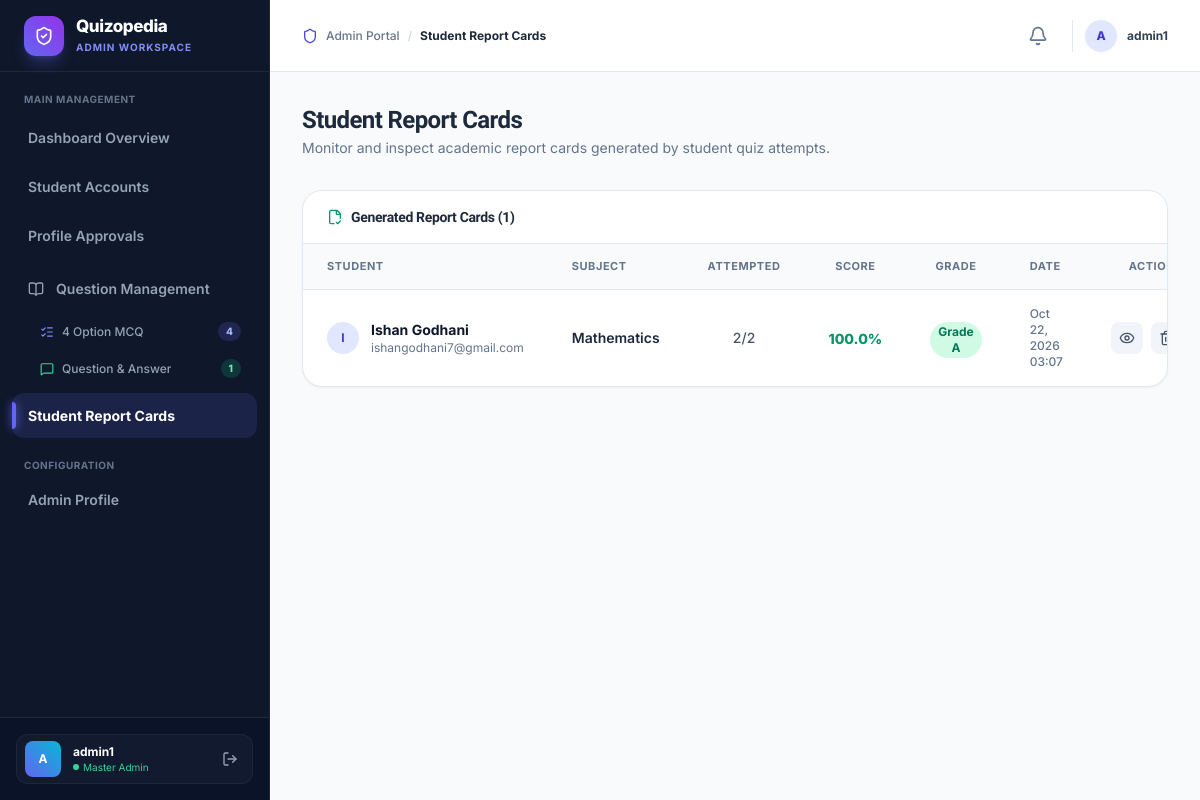
/admin-dashboard/report-cards/ (signed in), run on the app's committed database.
### user/models.py (models this page shows, shortened)
class ReportCard(models.Model):
    student = models.ForeignKey(Student, on_delete=models.CASCADE, related_name='report_cards')
    subject = models.ForeignKey(Subject, on_delete=models.CASCADE, related_name='report_cards')
    total_questions = models.IntegerField()
    attempted_questions = models.IntegerField()
    correct_answers = models.IntegerField()
    wrong_answers = models.IntegerField()
    total_marks = models.IntegerField()
    obtained_marks = models.IntegerField()
    percentage = models.FloatField()
    result_grade = models.CharField(max_length=10)
    created_at = models.DateTimeField(auto_now_add=True)

class Student(models.Model):
    user = models.OneToOneField(User, on_delete=models.CASCADE, related_name='student')
    phone = models.CharField(max_length=15)
    @property
    def name(self):
        return self.user.first_name if self.user else ""
    @property
    def email(self):
        return self.user.email if self.user else ""

class Subject(models.Model):
    id = models.BigAutoField(primary_key=True)
    name = models.CharField(max_length=150, unique=True, verbose_name="Subject Name")
    description = models.TextField(blank=True, verbose_name="Description")
    created_at = models.DateTimeField(auto_now_add=True, verbose_name="Created At")
    updated_at = models.DateTimeField(auto_now=True, verbose_name="Updated At")
    class Meta:
        ordering = ['name']
        verbose_name = 'Subject'
        verbose_name_plural = 'Subjects'
        constraints = [
            models.UniqueConstraint(
                Lower('name'),
                name='unique_subject_name_case_insensitive'
            )
        ]

### adminpanel/views.py (the view)
# urls.py: path('admin-dashboard/report-cards/', views.admin_report_cards, name='admin_report_cards'),
@admin_required
def admin_report_cards(request):
    report_cards = ReportCard.objects.select_related('student__user', 'subject').all().order_by('-created_at')
    return render(request, 'adminpanel/report_cards.html', {
        'report_cards': report_cards
    })

### adminpanel/context_processors.py (called while the page is built)
def pending_approvals_count(request):
    if request.user.is_authenticated and (request.user.is_staff or request.user.is_superuser):
        count = ProfileUpdateRequest.objects.filter(status='pending').count()
        mcq_count = Subject.objects.filter(questions__question_type='mcq').distinct().count()
        qna_count = Subject.objects.filter(questions__question_type='qna').distinct().count()
        return {
            'pending_approvals_count': count,
            'sidebar_mcq_count': mcq_count,
            'sidebar_qna_count': qna_count,
        }
    return {
        'pending_approvals_count': 0,
        'sidebar_mcq_count': 0,
        'sidebar_qna_count': 0,
    }

### adminpanel/templates/adminpanel/report_cards.html (shortened to what this page needs)
{% extends 'adminpanel/base.html' %}
{% block active_report_cards %}active{% endblock %}
{% block breadcrumb %}Student Report Cards{% endblock %}
{% block content %}
<div class="mb-8 flex flex-col sm:flex-row sm:items-center sm:justify-between gap-4">
  <div>
    <h1 class="text-2xl font-extrabold text-slate-800 tracking-tight">Student Report Cards</h1>
    <p class="text-slate-500 text-sm mt-0.5">Monitor and inspect academic report cards generated by student quiz attempts.</p>
  </div>
</div>
<div class="glass-card overflow-hidden">
  <div class="px-6 py-4 border-b border-slate-200 flex items-center justify-between">
    <div class="flex items-center gap-2">
      <i data-lucide="file-check-2" class="w-4 h-4 text-emerald-600"></i>
      <h2 class="text-sm font-bold text-slate-800">Generated Report Cards ({{ report_cards|length }})</h2>
    </div>
  </div>
  <div class="overflow-x-auto">
    <table class="w-full text-left border-collapse">
      <thead>
        <tr class="border-b border-slate-200 bg-slate-50 text-[11px] font-bold text-slate-500 uppercase tracking-wider">
          <th class="px-6 py-3.5">Student</th>
          <th class="px-6 py-3.5">Subject</th>
          <th class="px-6 py-3.5 text-center">Attempted</th>
          <th class="px-6 py-3.5 text-center">Score</th>
          <th class="px-6 py-3.5 text-center">Grade</th>
          <th class="px-6 py-3.5">Date</th>
          <th class="px-6 py-3.5 text-right">Actions</th>
        </tr>
      </thead>
      <tbody class="divide-y divide-slate-100 text-slate-800">
        {% if report_cards %}
          {% for card in report_cards %}
          <tr class="hover:bg-slate-50 transition duration-150">
            <td class="px-6 py-4">
              <div class="flex items-center gap-3">
                <div class="w-8 h-8 rounded-full bg-indigo-100 text-indigo-700 flex items-center justify-center font-bold text-xs">
                  {{ card.student.user.username|slice:":1"|upper }}
                </div>
                <div>
                  <p class="text-sm font-bold text-slate-900">{{ card.student.user.first_name|default:card.student.user.username }}</p>
                  <p class="text-xs text-slate-500">{{ card.student.user.email }}</p>
                </div>
              </div>
            </td>
            <td class="px-6 py-4 text-sm font-semibold text-slate-800">
              {{ card.subject.name }}
            </td>
            <td class="px-6 py-4 text-center text-sm font-medium text-slate-600">
              {{ card.attempted_questions }}/{{ card.total_questions }}
            </td>
            <td class="px-6 py-4 text-center">
              <span class="text-sm font-extrabold {% if card.percentage >= 60 %}text-emerald-600{% else %}text-red-600{% endif %}">{{ card.percentage }}%</span>
            </td>
            <td class="px-6 py-4 text-center">
              {% if card.result_grade == 'F' %}
              <span class="inline-flex items-center justify-center px-2 py-0.5 rounded-full bg-red-100 text-red-700 text-xs font-bold">
                Grade F
              </span>
              {% else %}
              <span class="inline-flex items-center justify-center px-2 py-0.5 rounded-full bg-emerald-100 text-emerald-700 text-xs font-bold">
                Grade {{ card.result_grade }}
              </span>
              {% endif %}
            </td>
            <td class="px-6 py-4 text-xs text-slate-500 font-medium">
              {{ card.created_at|date:"M d, Y H:i" }}
            </td>
            <td class="px-6 py-4 text-right">
              <div class="flex items-center justify-end gap-2">
                <a href="{% url 'admin_report_card_detail' card.id %}"
                  class="p-2 rounded-lg bg-slate-100 hover:bg-indigo-50 hover:text-indigo-600 text-slate-600 transition" title="View Details">
                  <i data-lucide="eye" class="w-4 h-4"></i>
                </a>
                <form method="POST" action="{% url 'admin_report_card_delete' card.id %}"
                  onsubmit="return confirm('Are you sure you want to permanently delete this report card?');" class="inline">
                  <button type="submit"
                    class="p-2 rounded-lg bg-slate-100 hover:bg-red-50 hover:text-red-600 text-slate-600 transition" title="Delete">
                    <i data-lucide="trash-2" class="w-4 h-4"></i>
                  </button>
                </form>
              </div>
            </td>
          </tr>
          {% endfor %}
        {% endif %}
      </tbody>
    </table>
  </div>
</div>
{% endblock %}

### adminpanel/templates/adminpanel/base.html (shortened to what this page needs)
{% load static %}
<!DOCTYPE html>
<html lang="en">
<head>
  <script src="https://cdn.tailwindcss.com"></script>
</head>
<body class="relative min-h-screen w-full flex">
  <aside id="adminSidebar"
    class="fixed lg:sticky top-0 left-0 w-[270px] bg-[#0f172a] text-slate-300 border-r border-[#1e293b] flex-shrink-0 h-screen flex flex-col z-50 transition-transform duration-300">
    <div class="h-[72px] flex items-center gap-3 px-6 border-b border-[#1e293b]">
      <div class="w-10 h-10 rounded-xl bg-gradient-to-tr from-indigo-500 to-purple-600 flex items-center justify-center text-white flex-shrink-0 shadow-lg shadow-indigo-500/30">
        <i data-lucide="shield-check" class="w-5 h-5"></i>
      </div>
      <div class="flex flex-col">
        <span class="text-[17px] font-extrabold tracking-tight text-white leading-tight">Quizopedia</span>
        <span class="text-[10px] text-indigo-400 font-bold uppercase tracking-widest mt-0.5">Admin Workspace</span>
      </div>
    </div>
    <nav class="flex-1 px-3 py-5 space-y-1 overflow-y-auto flex flex-col">
      <span class="text-[10px] font-bold text-slate-500 uppercase tracking-wider px-3 mb-1">Main Management</span>
      <a href="{% url 'admin_dashboard' %}"
        class="sidebar-link {% block active_db %}{% endblock %}">
        <span>Dashboard Overview</span>
      </a>
      <a href="{% url 'admin_students' %}"
        class="sidebar-link {% block active_students %}{% endblock %}">
        <span>Student Accounts</span>
      </a>
      <a href="{% url 'admin_profile_approvals' %}"
        class="sidebar-link flex items-center justify-between {% block active_approvals %}{% endblock %}">
        <span>Profile Approvals</span>
      </a>
      <div class="space-y-1 pt-1 pb-1">
        <a href="{% url 'question_list' %}?type=mcq"
          class="sidebar-link flex items-center justify-between {% block active_questions %}{% endblock %}">
          <div class="flex items-center gap-3">
            <i data-lucide="book-open" class="w-4 h-4"></i>
            <span>Question Management</span>
          </div>
        </a>
        <div class="pl-4 pr-1 space-y-1">
          <a href="{% url 'question_list' %}?type=mcq"
            class="sidebar-sub-link {% block active_mcq %}{% endblock %}" title="4 Option MCQ Quizzes">
            <div class="flex items-center gap-2 min-w-0">
              <i data-lucide="list-checks" class="w-3.5 h-3.5 text-indigo-400 shrink-0"></i>
              <span class="truncate">4 Option MCQ</span>
            </div>
            {% if sidebar_mcq_count %}
            <span class="px-2 py-0.5 text-[10px] font-extrabold rounded-full bg-indigo-500/20 text-indigo-300 shrink-0">
              {{ sidebar_mcq_count }}
            </span>
            {% endif %}
          </a>
          <a href="{% url 'question_list' %}?type=qna"
            class="sidebar-sub-link {% block active_qna %}{% endblock %}" title="Question & Answer Quizzes">
            <div class="flex items-center gap-2 min-w-0">
              <i data-lucide="message-square" class="w-3.5 h-3.5 text-emerald-400 shrink-0"></i>
              <span class="truncate">Question &amp; Answer</span>
            </div>
            {% if sidebar_qna_count %}
            <span class="px-2 py-0.5 text-[10px] font-extrabold rounded-full bg-emerald-500/20 text-emerald-300 shrink-0">
              {{ sidebar_qna_count }}
            </span>
            {% endif %}
          </a>
        </div>
      </div>
      <a href="{% url 'admin_report_cards' %}"
        class="sidebar-link {% block active_report_cards %}{% endblock %}">
        <span>Student Report Cards</span>
      </a>
      <span class="text-[10px] font-bold text-slate-500 uppercase tracking-wider px-3 pt-4 mb-1">Configuration</span>
      <a href="{% url 'admin_profile' %}"
        class="sidebar-link {% block active_profile %}{% endblock %}">
        <span>Admin Profile</span>
      </a>
    </nav>
    <div class="p-4 border-t border-[#1e293b] bg-[#0b1329]">
      <div class="flex items-center gap-3 px-2 py-1.5 rounded-xl bg-white/[0.03] border border-white/5">
        <div class="w-9 h-9 rounded-lg bg-gradient-to-tr from-indigo-500 to-cyan-500 flex items-center justify-center text-white text-xs font-bold flex-shrink-0">
          {{ request.user.username|slice:":1"|upper }}
        </div>
        <div class="flex-1 min-w-0">
          <span class="text-xs font-bold text-white block truncate">{{ request.user.username }}</span>
          <span class="text-[10px] text-emerald-400 flex items-center gap-1">
            <span class="w-1.5 h-1.5 rounded-full bg-emerald-400"></span> Master Admin
          </span>
        </div>
        <a href="{% url 'logout' %}" class="text-slate-400 hover:text-red-400 p-1.5 transition" title="Sign Out">
          <i data-lucide="log-out" class="w-4 h-4"></i>
        </a>
      </div>
    </div>
  </aside>
  <div class="flex-1 flex flex-col min-w-0 bg-[#f8fafc]">
    <header class="h-[72px] bg-white/90 backdrop-blur-md border-b border-slate-200 flex items-center justify-between px-6 lg:px-8 sticky top-0 z-30">
      <div class="flex items-center gap-3">
        <div class="flex items-center gap-2 text-xs font-medium text-slate-500">
          <i data-lucide="shield" class="w-4 h-4 text-indigo-600"></i>
          <span>Admin Portal</span>
          <span class="text-slate-300">/</span>
          <span class="text-slate-800 font-bold">{% block breadcrumb %}Dashboard Overview{% endblock %}</span>
        </div>
      </div>
      <div class="flex items-center gap-4">
        <a href="{% url 'admin_profile_approvals' %}"
          class="relative p-2 rounded-xl text-slate-500 hover:text-slate-800 hover:bg-slate-100 transition flex items-center justify-center"
          title="{% if pending_approvals_count > 0 %}{{ pending_approvals_count }} Pending Profile Update Requests{% else %}No pending requests{% endif %}">
          <i data-lucide="bell" class="w-5 h-5 {% if pending_approvals_count > 0 %}text-amber-500{% endif %}"></i>
        </a>
        <div class="flex items-center gap-2.5 pl-3 border-l border-slate-200">
          <div class="w-8 h-8 rounded-full bg-indigo-100 text-indigo-700 flex items-center justify-center text-xs font-extrabold">
            {{ request.user.username|slice:":1"|upper }}
          </div>
          <span class="hidden md:inline text-xs font-bold text-slate-700">{{ request.user.username }}</span>
        </div>
      </div>
    </header>
    <main class="flex-1 p-6 md:p-8 max-w-7xl w-full mx-auto">
      {% block content %}{% endblock %}
    </main>
  </div>
</body>
</html>

### adminpanel/templates/adminpanel/base.html (style rules this page uses)
:root { --primary: #6366f1; --primary-hover: #4f46e5; --primary-dark: #3730a3; --primary-glow: rgba(99, 102, 241, 0.25); --sidebar-bg: #0f172a; --sidebar-border: #1e293b; --sidebar-text: #94a3b8; --sidebar-text-hover: #ffffff; --sidebar-active-bg: rgba(99, 102, 241, 0.15); --sidebar-active-border: #6366f1; --bg-base: #f8fafc; --card-bg: #ffffff; --card-border: #e2e8f0; --text-main: #0f172a; --text-muted: #64748b; --border-soft: #e2e8f0; --accent-primary: #6366f1; --accent-primary-dark: #4f46e5; --accent-secondary: #06b6d4; --input-bg: #ffffff; --input-border: #e2e8f0; --input-text: #0f172a; --input-placeholder: #94a3b8; --table-header-bg: #f8fafc; --bg-canvas: #f8fafc; --bg-card: #ffffff; --bg-card-subtle: #f8fafc; --border-subtle: #e2e8f0; --primary-subtle: #eef2ff; --primary-light: #c7d2fe; --shadow-xs: 0 1px 2px 0 rgba(15, 23, 42, 0.05); --shadow-sm: 0 2px 8px -2px rgba(15, 23, 42, 0.06), 0 1px 3px 0 rgba(15, 23, 42, 0.04); --shadow-md: 0 12px 28px -6px rgba(15, 23, 42, 0.08), 0 4px 10px -2px rgba(15, 23, 42, 0.04); --shadow-primary: 0 8px 24px -4px rgba(99, 102, 241, 0.35); --radius-sm: 10px; --radius-md: 14px; --radius-lg: 18px; --radius-xl: 24px; --radius-full: 9999px; --sidebar-width: 270px; --header-height: 72px; }
*, *::before, *::after { box-sizing: border-box; font-family: 'Inter', -apple-system, BlinkMacSystemFont, sans-serif; }
h1, h2, h3, h4, .brand-font { font-family: 'Plus Jakarta Sans', sans-serif; font-weight: 700; letter-spacing: -0.025em; }
body { background: var(--bg-base); color: var(--text-main); min-height: 100vh; overflow-x: hidden; }
.glass-card { background: var(--card-bg); border: 1px solid var(--card-border); border-radius: 20px; box-shadow: 0 1px 3px 0 rgba(15, 23, 42, 0.04), 0 1px 2px -1px rgba(15, 23, 42, 0.04); transition: all 0.2s ease; }
.sidebar-link { display: flex; align-items: center; gap: 0.85rem; padding: 0.75rem 1rem; border-radius: 12px; font-size: 0.875rem; font-weight: 600; color: var(--sidebar-text); transition: all 0.2s ease; position: relative; }
.sidebar-link.active { background: var(--sidebar-active-bg); color: #ffffff; font-weight: 700; }
.sidebar-link.active::before { content: ''; position: absolute; left: 0; top: 20%; bottom: 20%; width: 4px; background: var(--primary); border-radius: 0 4px 4px 0; box-shadow: 0 0 10px var(--primary); }
.sidebar-sub-link { display: flex; align-items: center; justify-content: space-between; padding: 7px 12px; border-radius: 10px; font-size: 12px; font-weight: 500; color: #94a3b8; transition: all 0.2s ease; position: relative; }

### data on the page
ReportCard: student.user.username "I", student.user.first_name "Ishan Godhani", student.user.email "ishangodhani7@gmail.com", subject.name "Mathematics", attempted_questions "2", total_questions "2", percentage "100.0", result_grade "A", created_at "Oct 22, 2026 03:07"

### other printed values
{{ sidebar_mcq_count }} "4"
{{ sidebar_qna_count }} "1"
{{ request.user.username|slice:":1"|upper }} "A"
{{ request.user.username }} "admin1"
{{ report_cards|length }} "1"
